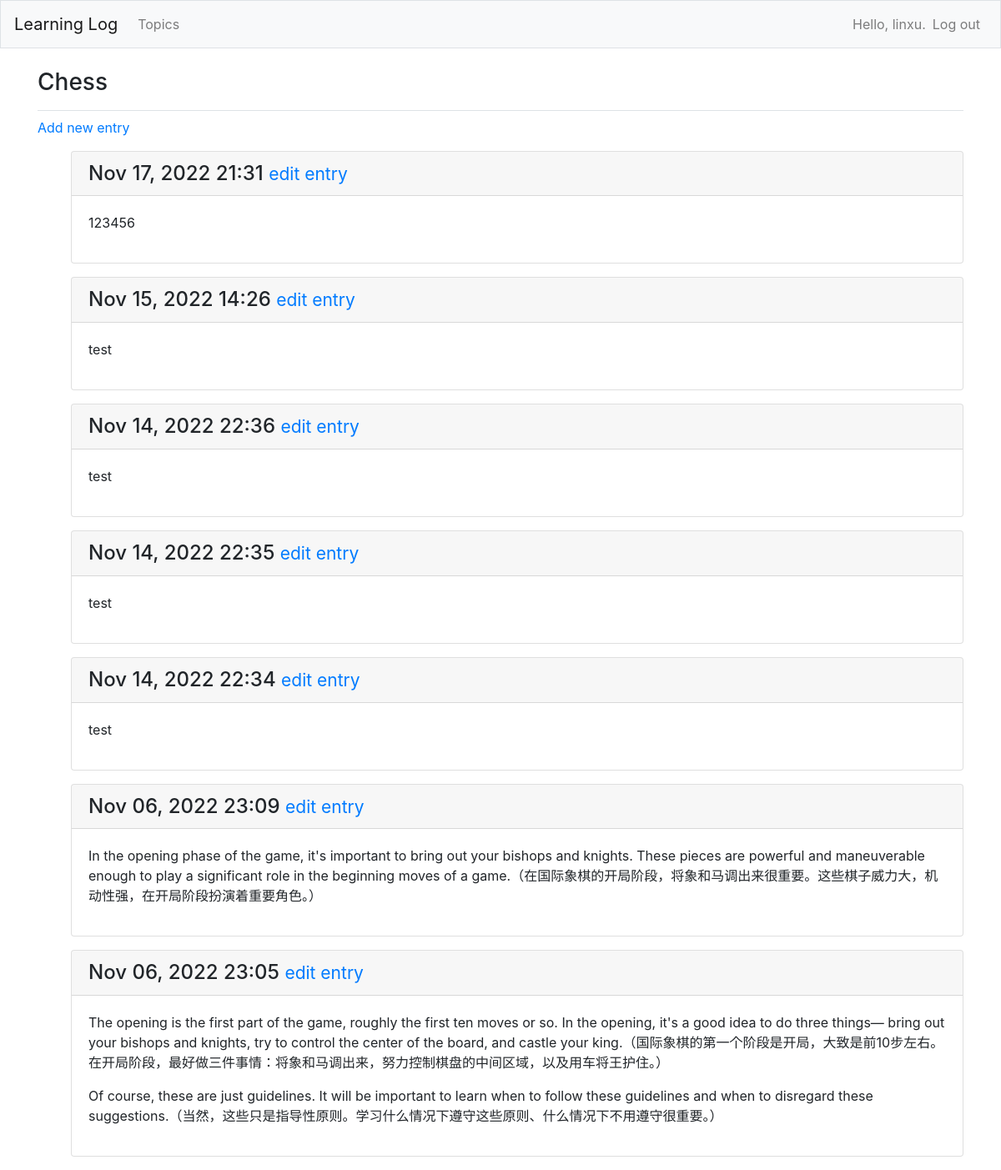
Page /topics/1/ (signed in) on the earlier database version.
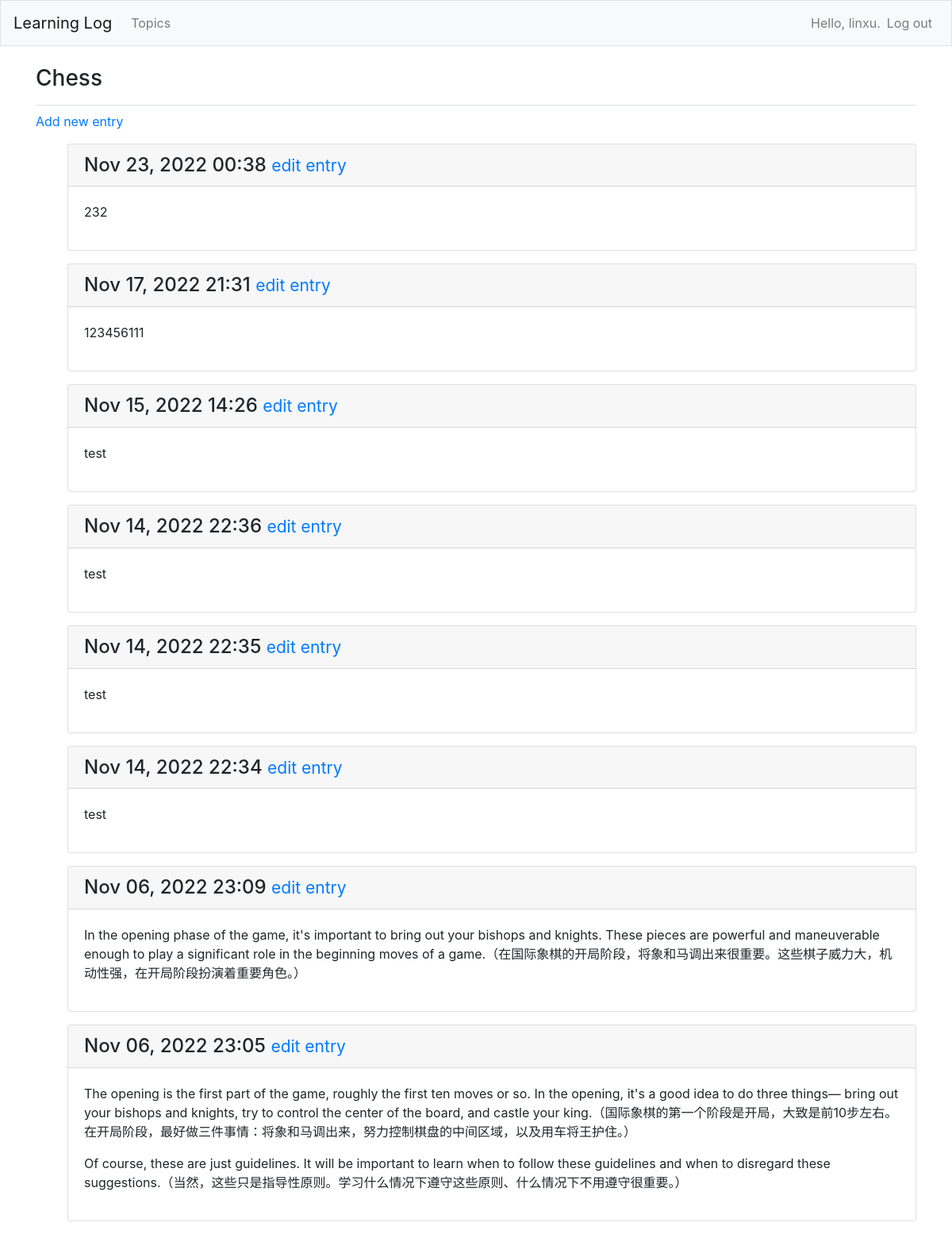
Same page on the later database version.
### learning_logs/models.py (models this page shows, shortened)
class Topic(models.Model):
    text = models.CharField(max_length=200)
    date_added = models.DateTimeField(auto_now_add=True)
    owner = models.ForeignKey(User, on_delete=models.CASCADE)
    def __str__(self):
        return self.text

class Entry(models.Model):
    topic = models.ForeignKey(Topic,on_delete=models.CASCADE)
    text = models.TextField()
    date_added = models.DateTimeField(auto_now_add=True)
    class Meta:
        verbose_name_plural = 'entries'

### learning_logs/views.py (the view)
# urls.py: path('topics/<int:topic_id>/', views.topic, name='topic'),
@login_required
def topic(request, topic_id):
    topic = Topic.objects.get(id=topic_id)
    if topic.owner != request.user:
        raise Http404
    entries = topic.entry_set.order_by('-date_added')
    context = {'topic': topic, 'entries': entries}
    return render(request, 'learning_logs/topic.html', context)

### learning_logs/templates/learning_logs/topic.html
{% extends 'learning_logs/base.html' %}
{% block page_header %}
  <h3>{{ topic }}</h3>
{% endblock page_header %}
{% block content %}
  <p>
    <a href="{% url 'learning_logs:new_entry' topic.id %}">Add new entry</a>
  </p>
  <ul>
  {% for entry in entries %}
    <div class="card mb-3">
      <h4 class="card-header">
        {{ entry.date_added|date:'M d, Y H:i' }}
        <small><a href="{% url 'learning_logs:edit_entry' entry.id %}">
            edit entry</a></small>
      </h4>
      <div class="card-body">
        {{ entry.text|linebreaks }}
      </div>
    </div>
  {% empty %}
	<div class="alert alert-success" role="alert">
		There are no entries for this topic yet!
	</div>
  {% endfor %}
{% endblock content %}

### learning_logs/templates/learning_logs/base.html (shortened to what this page needs)
{% load bootstrap4 %}
<!doctype html>
<html lang="en">
<head>
  {% bootstrap_css %}
</head>
<body>
  <nav class="navbar navbar-expand-md navbar-light bg-light mb-4 border">
    <a class="navbar-brand" href="{% url 'learning_logs:index'%}">
        Learning Log</a>
    <div class="collapse navbar-collapse" id="navbarCollapse">
      <ul class="navbar-nav mr-auto">
        <li class="nav-item">
          <a class="nav-link" href="{% url 'learning_logs:topics'%}">
              Topics</a></li>
      </ul>
      <ul class="navbar-nav ml-auto">
        {% if user.is_authenticated %}
          <li class="nav-item">
            <span class="navbar-text"}">Hello, {{ user.username }}.</span>
          </li>
          <li class="nav-item">
            <a class="nav-link" href="{% url 'users:logout' %}">Log out</a>
          </li>
        {% else %}
          <li class="nav-item">
            <a class="nav-link" href="{% url 'users:register' %}">Register</a>
          </li>
          <li class="nav-item">
            <a class="nav-link" href="{% url 'users:login' %}">Log in</a></li>
        {% endif %}
      </ul>
    </div>
  </nav>
  <main role="main" class="container">
    <div class="pb-2 mb-2 border-bottom">
      {% block page_header %}{% endblock page_header %}
    </div>
    <div>
      {% block content %}{% endblock content %}
    </div>
  </main>
</body>
</html>

Differences in the rows shown:
added Entry: date_added "Nov 23, 2022 00:38", text "232"
changed Entry "Nov 17, 2022 21:31": text "123456" → "123456111"
